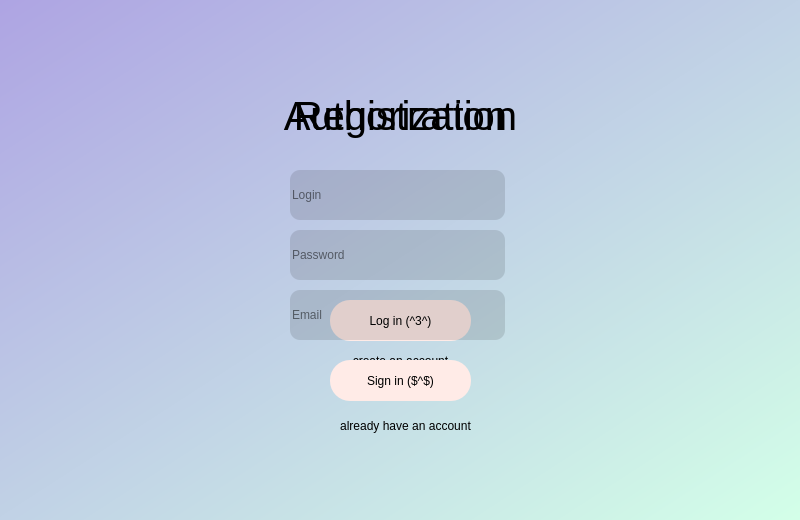
<?xml version="1.0" encoding="UTF-8"?>
<ui version="4.0">
 <class>registr_i_auth</class>
 <widget class="QWidget" name="registr_i_auth">
  <property name="geometry">
   <rect>
    <x>0</x>
    <y>0</y>
    <width>800</width>
    <height>520</height>
   </rect>
  </property>
  <property name="windowTitle">
   <string>Form</string>
  </property>
  <property name="styleSheet">
   <string notr="true">background-color: qlineargradient(spread:pad, x1:0, y1:0, x2:1, y2:1, stop:0 rgba(174, 164, 227, 255), stop:0.995238 rgba(211, 255, 232, 255))
</string>
  </property>
  <widget class="QLabel" name="regis">
   <property name="geometry">
    <rect>
     <x>265</x>
     <y>80</y>
     <width>271</width>
     <height>71</height>
    </rect>
   </property>
   <property name="font">
    <font>
     <pointsize>30</pointsize>
    </font>
   </property>
   <property name="styleSheet">
    <string notr="true">
background-color: none;

color: rgb(0,0,0);

</string>
   </property>
   <property name="text">
    <string>Registration</string>
   </property>
   <property name="alignment">
    <set>Qt::AlignCenter</set>
   </property>
  </widget>
  <widget class="QLabel" name="authoriz">
   <property name="geometry">
    <rect>
     <x>250</x>
     <y>80</y>
     <width>301</width>
     <height>71</height>
    </rect>
   </property>
   <property name="font">
    <font>
     <pointsize>30</pointsize>
    </font>
   </property>
   <property name="styleSheet">
    <string notr="true">
background-color: none;

color: rgb(0,0,0);

</string>
   </property>
   <property name="text">
    <string>Authorization</string>
   </property>
   <property name="alignment">
    <set>Qt::AlignCenter</set>
   </property>
  </widget>
  <widget class="QPushButton" name="cozdat">
   <property name="geometry">
    <rect>
     <x>340</x>
     <y>350</y>
     <width>121</width>
     <height>21</height>
    </rect>
   </property>
   <property name="styleSheet">
    <string notr="true">background-color: none;
color: rgb(0,0,0);
border-radius: 20px</string>
   </property>
   <property name="text">
    <string>create an account</string>
   </property>
  </widget>
  <widget class="QPushButton" name="voyti">
   <property name="geometry">
    <rect>
     <x>320</x>
     <y>410</y>
     <width>171</width>
     <height>31</height>
    </rect>
   </property>
   <property name="styleSheet">
    <string notr="true">background-color: none;
color: rgb(0,0,0);
border-radius: 20px</string>
   </property>
   <property name="text">
    <string>already have an account</string>
   </property>
  </widget>
  <widget class="QPushButton" name="regknopka">
   <property name="geometry">
    <rect>
     <x>330</x>
     <y>360</y>
     <width>141</width>
     <height>41</height>
    </rect>
   </property>
   <property name="styleSheet">
    <string notr="true">background-color: rgb(255, 235, 231);
color: rgb(0,0,0);
border-radius: 20px</string>
   </property>
   <property name="text">
    <string>Sign in ($^$)</string>
   </property>
  </widget>
  <widget class="QPushButton" name="authknopka">
   <property name="geometry">
    <rect>
     <x>330</x>
     <y>300</y>
     <width>141</width>
     <height>41</height>
    </rect>
   </property>
   <property name="styleSheet">
    <string notr="true">background-color: rgb(255, 235, 231);
color: rgb(0,0,0);
border-radius: 20px</string>
   </property>
   <property name="text">
    <string>Log in (^3^)</string>
   </property>
  </widget>
  <widget class="QLineEdit" name="password">
   <property name="geometry">
    <rect>
     <x>290</x>
     <y>230</y>
     <width>215</width>
     <height>50</height>
    </rect>
   </property>
   <property name="styleSheet">
    <string notr="true">background-color: rgba(0, 0, 0,30);
color: rgb(0,0,0);
border-radius: 10px</string>
   </property>
   <property name="placeholderText">
    <string>Password</string>
   </property>
  </widget>
  <widget class="QLineEdit" name="login">
   <property name="geometry">
    <rect>
     <x>290</x>
     <y>170</y>
     <width>215</width>
     <height>50</height>
    </rect>
   </property>
   <property name="styleSheet">
    <string notr="true">background-color: rgba(0, 0, 0,30);
color: rgb(0,0,0);
border-radius: 10px</string>
   </property>
   <property name="placeholderText">
    <string>Login</string>
   </property>
  </widget>
  <widget class="QLineEdit" name="mail">
   <property name="geometry">
    <rect>
     <x>290</x>
     <y>290</y>
     <width>215</width>
     <height>50</height>
    </rect>
   </property>
   <property name="styleSheet">
    <string notr="true">background-color: rgba(0, 0, 0,30);
color: rgb(0,0,0);
border-radius: 10px</string>
   </property>
   <property name="placeholderText">
    <string>Email</string>
   </property>
  </widget>
 </widget>
 <resources/>
 <connections/>
</ui>
